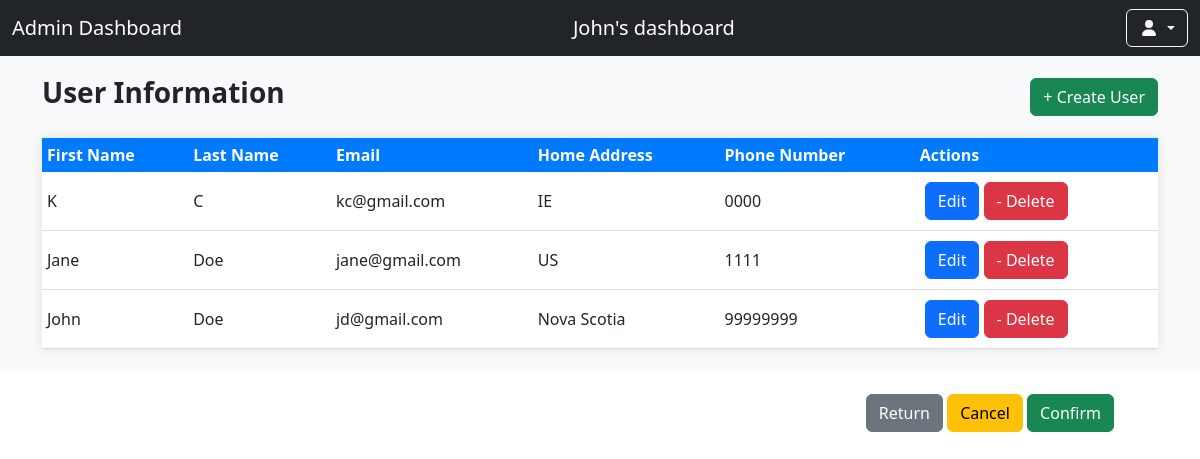
The app's page /manage_user (signed in) with its own data.
### tables this page shows
CREATE TABLE User (
                userID INTEGER PRIMARY KEY AUTOINCREMENT,
                firstName TEXT NOT NULL,
                lastName TEXT NOT NULL,
                userEmail TEXT UNIQUE NOT NULL,
                userPassword TEXT NOT NULL,
                userAdress TEXT NOT NULL,
                userPhone TEXT NOT NULL,
                isAdmin INTEGER DEFAULT 0
            );

### app.py (the view)
@app.route('/manage_user')
def manage_user():
    users = user_service.get_all_users()
    return render_template('manageUser.html', users=users)

### app.py (called while the page is built)
@app.context_processor
def inject_cart_count(): #This function initialises the webpage cart and creates a 0 item basket to begin with
    cart_count = session.get('cart_count', 0)  # Default to 0 if no items in the cart
    return dict(cart_count=cart_count)

### dao/UserDAO.py (called while the page is built)
    def get_all_users(self):
        self.cursor.execute("SELECT * FROM User")
        rows = self.cursor.fetchall()
        return [User(row['userID'], row['firstName'], row['lastName'], row['userEmail'], row['userPassword'], row['userAdress'], row['userPhone'], bool(row['isAdmin'])) for row in rows]

### service/UserService.py (called while the page is built)
    def get_all_users(self):
        return self.userDAO.get_all_users()

### templates/manageUser.html (shortened to what this page needs)
{% extends 'adminBase.html' %}
{% block content %}
<section style="background-color: #f8f9fa; padding: 20px;">
    <div class="container">
        <div style="display: flex; justify-content: space-between; align-items: center; margin-bottom: 20px;">
            <h1 style="font-size: 28px; font-weight: bold;">User Information</h1>
            <button class="btn btn-success" data-bs-toggle="modal" data-bs-target="#createUserModal">+ Create User</button>
        </div>
        <table style="width: 100%; border-collapse: collapse; background-color: #fff; box-shadow: 0 0 10px rgba(0, 0, 0, 0.1);">
            <thead>
                <tr style="background-color: #007bff; color: #fff; text-align: left;">
                    <th style="padding: 5px;">First Name</th>
                    <th style="padding: 5px;">Last Name</th>
                    <th style="padding: 5px;">Email</th>
                    <th style="padding: 5px;">Home Address</th>
                    <th style="padding: 5px;">Phone Number</th>
                    <th style="padding: 5px;">Actions</th>
                </tr>
            </thead>
            <tbody>
                {% for user in users %}
                <tr style="border-bottom: 1px solid #ddd;">
                    <td style="padding: 5px;">{{ user.firstName }}</td>
                    <td style="padding: 5px;">{{ user.lastName }}</td>
                    <td style="padding: 5px;">{{ user.userEmail }}</td>
                    <td style="padding: 5px;">{{ user.userAdress }}</td>
                    <td style="padding: 5px;">{{ user.userPhone }}</td>
                    <td style="padding: 10px;">
                        <button class="btn btn-primary edit-user-btn"
                                data-bs-toggle="modal"
                                data-bs-target="#editUserModal"
                                data-user-id="{{ user.userID }}"
                                data-user-firstname="{{ user.firstName }}"
                                data-user-lastname="{{ user.lastName }}"
                                data-user-email="{{ user.userEmail }}"
                                data-user-address="{{ user.userAdress }}"
                                data-user-phone="{{ user.userPhone }}">
                            Edit
                        </button>
                        <button class="btn btn-danger delete-user-btn" data-user-id="{{ user.userID }}">
                            - Delete
                        </button>
                    </td>
                </tr>
                {% endfor %}
            </tbody>
        </table>
    </div>
</section>
<div style="margin-top: 5px; padding: 20px; text-align: right; margin-right: 66px;">
    <button class="btn btn-secondary">Return</button>
    <button class="btn btn-warning">Cancel</button>
    <button class="btn btn-success">Confirm</button>
</div>
{% endblock %}

### templates/adminBase.html (shortened to what this page needs)
<!DOCTYPE html>
<html lang="en">
    <head>
        <link href="https://cdn.jsdelivr.net/npm/bootstrap@5.3.0/dist/css/bootstrap.min.css" rel="stylesheet" />
        <link href="{{ url_for('static', filename='css/stylesAdmin.css') }}" rel="stylesheet" />
    </head>
    <body>
        <nav class="navbar navbar-dark bg-dark">
            <div class="container-fluid">
                <a class="navbar-brand">Admin Dashboard</a>
                <a class="navbar-brand">{{session['user_firstName']}}'s dashboard</a>
                <div class="d-flex">
                    <div class="dropdown">
                        <a class="btn btn-outline-light dropdown-toggle" href="#" role="button" id="dropdownMenuLink" data-bs-toggle="dropdown" aria-expanded="false">
                            <i class="fas fa-user fa-fw"></i>
                        </a>
                    </div>
                </div>
            </div>
        </nav>
       {% block content %}  {% endblock %}
    </body>
</html>

### records on screen
User: user_firstName "John", firstName "John", lastName "Doe", userEmail "jd@gmail.com", userAdress "Nova Scotia", userPhone "99999999"
User: firstName "K", lastName "C", userEmail "kc@gmail.com", userAdress "IE", userPhone "0000"
User: firstName "Jane", lastName "Doe", userEmail "jane@gmail.com", userAdress "US", userPhone "1111"
